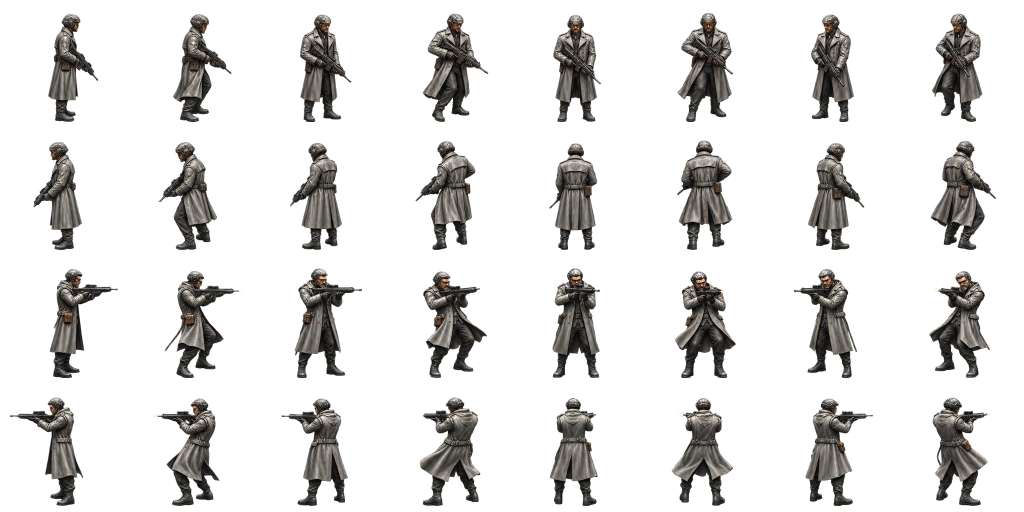
#> input picture assets/combat_visual/animations/enemy_corp_37_grunt.png, 2048 x 1024 px (shown at 1/2 size)
$ python -i import_directional_clips.py   (imports and definitions only)
#> lines starting #> are read from the running program, lines starting #| are printed output that depends on the picture
#> further down, picture is the input picture: PIL image 2048x1024 RGBA; mean R, G, B, A 15.9, 15, 14.1, 46.3
"""Pack reviewed drawn poses. No reflected directions or synthetic walk frames."""
import argparse,hashlib,json,math,os,shutil,statistics
from pathlib import Path
from PIL import Image, ImageFilter
from import_artist_variants import clean_alpha
ROOT=Path(__file__).resolve().parents[2]
SOURCE_ROOT=Path(os.environ.get('CYBERCITY_SOURCE_ASSETS', ROOT.parent/'CyberCity2085-SourceAssets')).resolve()
SIZE=256;BASELINE=244;BODY=216

def digest(path):return hashlib.sha256(path.read_bytes()).hexdigest()

# [100 lines left out: functions apply_chroma_key, apply_connected_chroma_key, prepare_source, extract, extract_grid, not called in this run]

def validate_action_columns_rows(image):
    """Reject single-row art before it is sliced into torso/leg fragments."""
    alpha=image.getchannel('A')
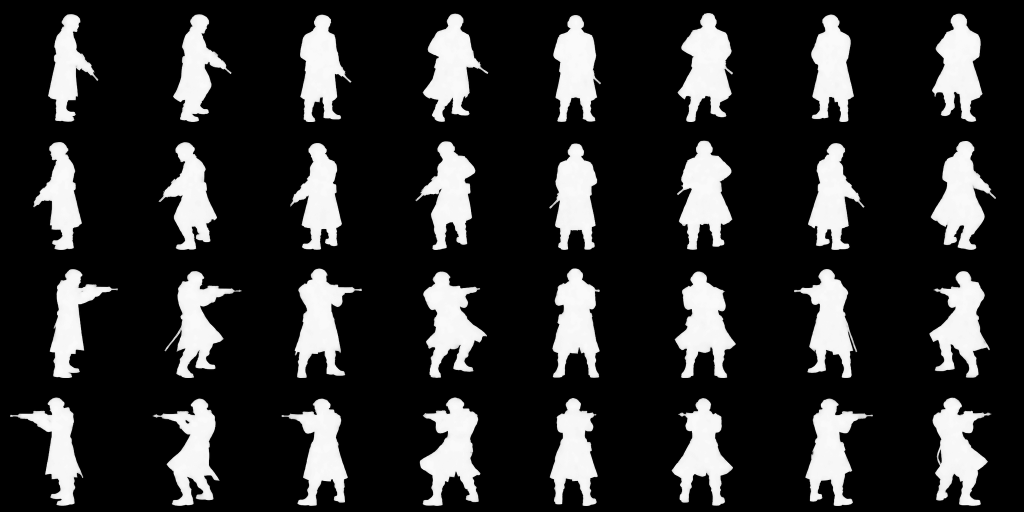
#> alpha: PIL image 2048x1024 L (shown at 1/2 size); min 0, max 255, mean 46.3
    middle=image.height//2
#> middle = 512
    horizontal_ink=sum(alpha.getpixel((x,middle))>192 for x in range(image.width))
#> horizontal_ink = 0
    if horizontal_ink > image.width*.01:
        raise ValueError(
            'action_columns requires two separated rows of eight poses; '
            'use single_row_pair with a complete follow-through sheet for 8x1 art')
    for boundary in range(1,8):
        x=boundary*image.width//8
        vertical_ink=sum(alpha.getpixel((x,y))>192 for y in range(image.height))
        if vertical_ink > image.height*.01:
            raise ValueError(
                'action_columns requires two separated rows of eight poses; '
                'use single_row_pair with a complete follow-through sheet for 8x1 art')
    for col in range(8):
        top=image.crop((col*image.width//8,0,(col+1)*image.width//8,image.height//2))
        bottom=image.crop((col*image.width//8,image.height//2,
                           (col+1)*image.width//8,image.height))
        top_bounds=top.getchannel('A').point(lambda alpha:255 if alpha>192 else 0).getbbox()
        bottom_bounds=bottom.getchannel('A').point(lambda alpha:255 if alpha>192 else 0).getbbox()
        if not top_bounds or not bottom_bounds:
            raise ValueError(
                'action_columns requires two separated rows of eight poses; '
                'use single_row_pair with a complete follow-through sheet for 8x1 art')
#> this loop made 8 passes
#> (top_bounds, bottom_bounds) on passes 1 to 8: ((68, 29, 196, 500), (21, 27, 235, 499)), ((63, 29, 207, 499), (52, 31, 226, 499)), ((69, 30, 190, 499), (52, 25, 211, 499)), ((64, 28, 208, 500), (72, 32, 205, 499)), ((75, 30, 177, 499), (76, 25, 175, 500)), ((75, 27, 185, 499), (64, 31, 191, 499)), ((80, 29, 192, 499), (52, 26, 209, 500)), ((70, 28, 199, 499), (67, 31, 188, 499))
#> pass 1, in validate_action_columns_rows, `top=image.crop((col*image.width//8,0,(col+1)*image.width//8,image.heig..`:
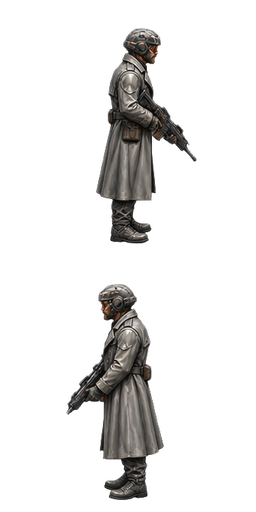
#> top: PIL image 256x512 RGBA; mean R, G, B, A 13.2, 12.5, 11.7, 36.3; transparent parts drawn white
#> pass 1, in validate_action_columns_rows, `bottom=image.crop((col*image.width//8,image.height//2, (col+1)*image.w..`:
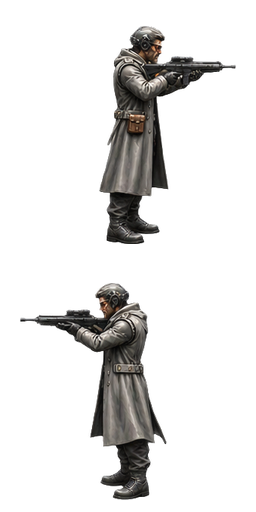
#> bottom: PIL image 256x512 RGBA; mean R, G, B, A 14, 13.2, 12.4, 40.6; transparent parts drawn white
#> pass 2, in validate_action_columns_rows, `top=image.crop((col*image.width//8,0,(col+1)*image.width//8,image.heig..`:
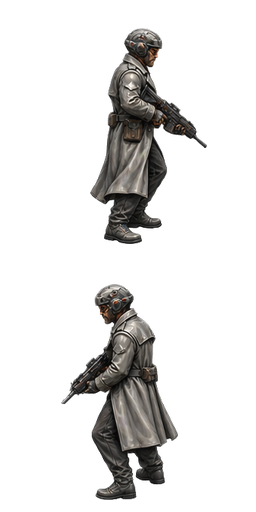
#> top: PIL image 256x512 RGBA; mean R, G, B, A 14.2, 13.4, 12.6, 41.7; transparent parts drawn white
#> pass 2, in validate_action_columns_rows, `bottom=image.crop((col*image.width//8,image.height//2, (col+1)*image.w..`:
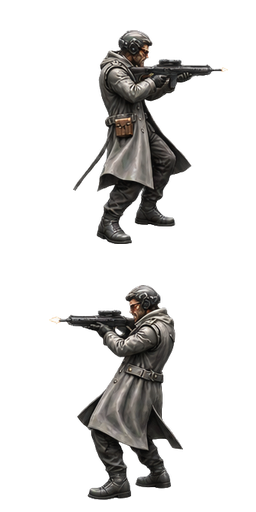
#> bottom: PIL image 256x512 RGBA; mean R, G, B, A 15.2, 14.3, 13.4, 45.9; transparent parts drawn white

# [238 lines left out: functions feet_x, normalise, sheet_directions, build, not called in this run]

# [3 lines not run here, left out]

>>> from PIL import Image
>>> picture = Image.open('../../assets/combat_visual/animations/enemy_corp_37_grunt.png')
>>> result = validate_action_columns_rows(picture)
